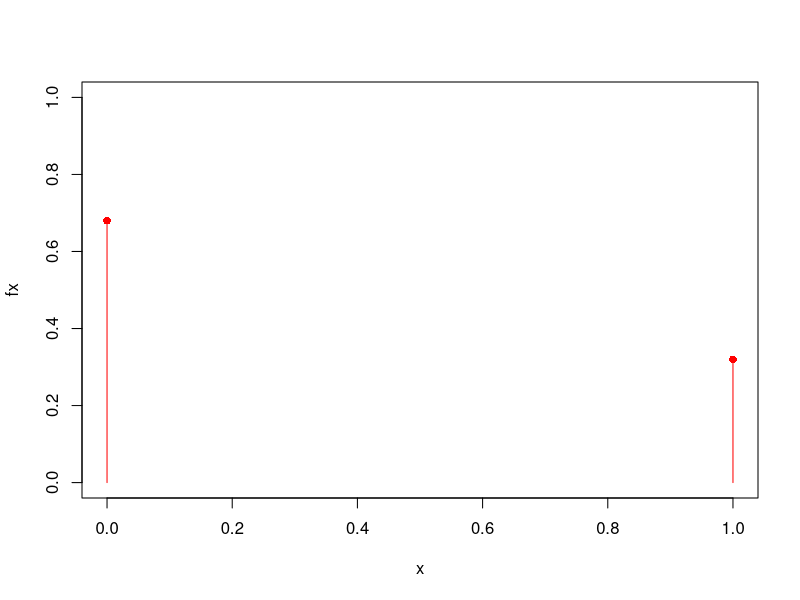
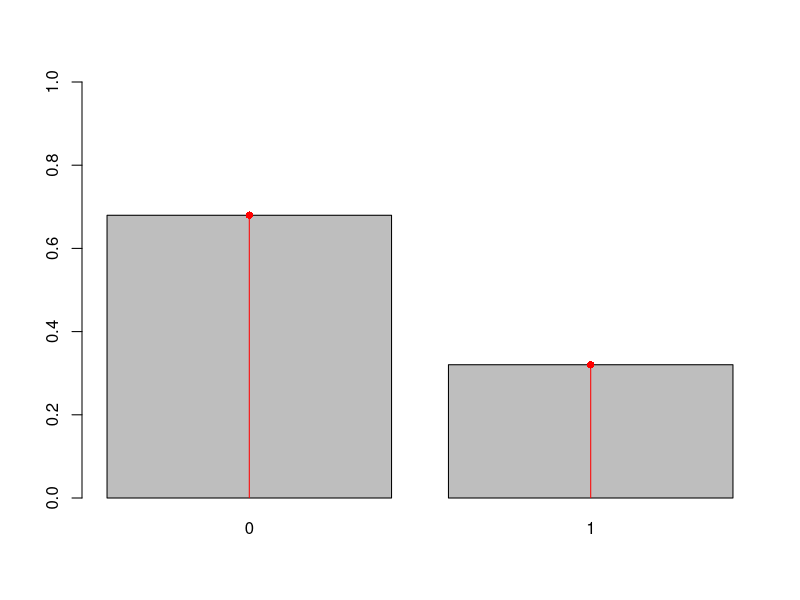
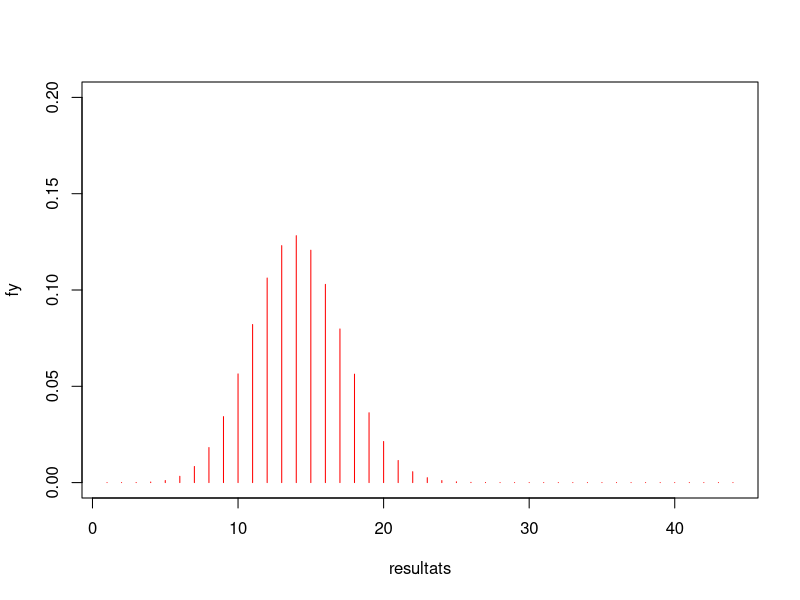
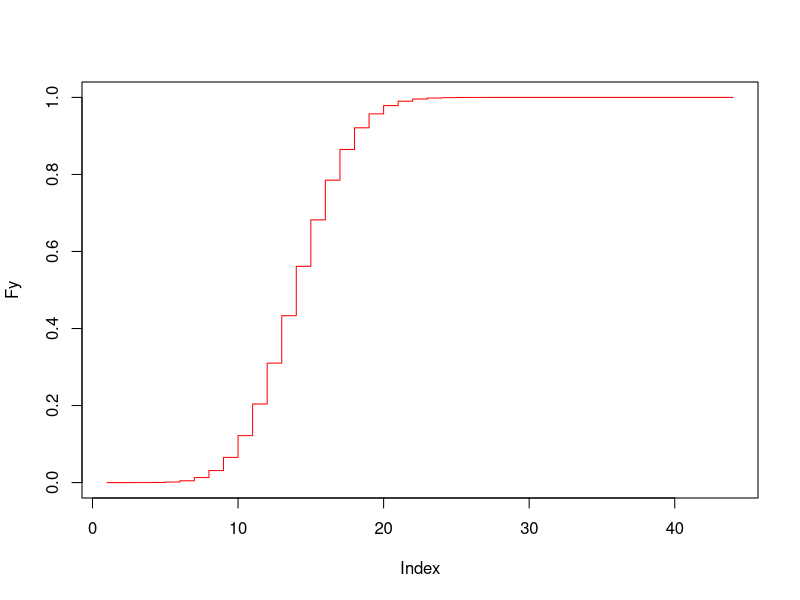
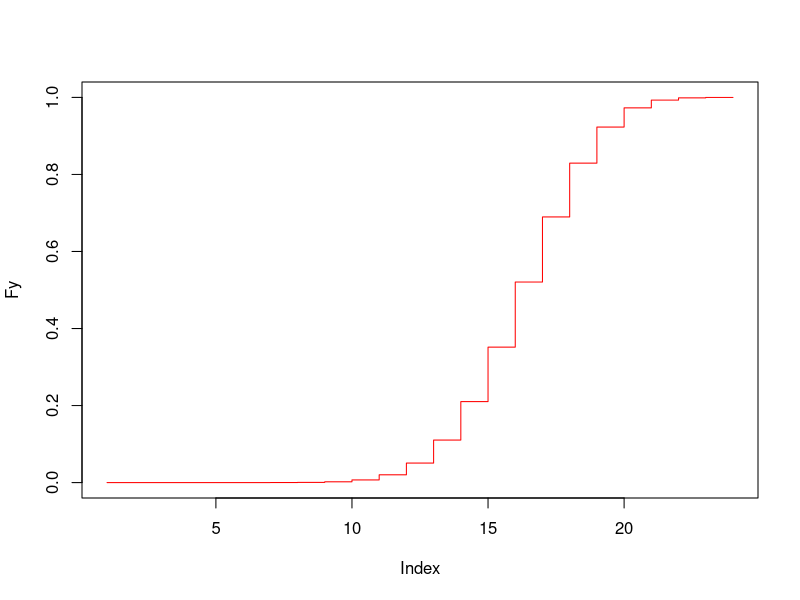

Reproduce these figures in R, in order.
#Solucion Pregunta 1
#Que tinguin mín 2 TV --> persones A Pi = 0.32
#Que tinguin màx una TV --> persones B Pi = 0.68

#ASSAIG DE BERNOULLI
x <- c(0,1)
fx <- c(0.68, 0.32)
fx[1]
fx[2]
#taula
cbind(x, fx)
#gràfic x-fx, entre els valors 0-1, tipus horitzontal i de color vermell
plot(x, fx, ylim=c(0,1), type="h", col="red")
#gràfic x-fx on veiem els punts (pch) de color vermell
points(x, fx, pch=16, col="red")


#construir una mostra aleatoria a n perosnes (replace true vol dir que quan entra una persona pot tornar a entrar mes tard)
n <- 400000
mostra <- sample(x, n, fx, replace=TRUE)
fi <- table(mostra)/n
fi
#freqüència relativa
br <- barplot(fi, ylim=c(0,1))
#funció de massa de probabilitat
lines(br, fx, ylim=c(0,1), type="h", col="red")
points(br, fx, pch=16, col="red")
#promitg (barplot)
xbar<- mean(mostra)
xbar
#valor esperat (punts)
mu <- sum(x*fx)
mu
#dades variança mostral
ssq <- var(mostra)
ssq
#variança de la funció massa de probabilitat
sigmasq <- sum((x-mu)^2*fx)
sigmasq
fx[1]*fx[2] #en bernoulli
#desviació típica de la funció massa de probabilitat
sqrt(sigmasq)





#EXERCICI
#apartat 1.
n <- 43
set.seed(123) #és aleatori pero igual per tothom x tenir mateixos resultats
mostra <- sample(x, n, fx, replace=TRUE)
mostra
#encuesta
y <- function(i){sum(sample(x, n, fx, replace=TRUE))}
y(1) #resultat d'una encuesta

#bucle en R
m <- 400000 #resultat de m encuestas de n=43
encuestas <- sapply(1:m, y)
fi <- table(encuestas)/m
data.frame(fi)

dbinom(13, 43, 0.32)

#taula de probaibilitats
resultats <- 1:43
fy <- dbinom(resultats, 43, 0.32)
tauladeprob <- cbind(resultats, fy)
tauladeprob
#solucio es el valor 13 de tauladeprob

#apartat 2.
n <- 44
resultats <- 1:44
fy <- dbinom(resultats, 44, 0.32)
tauladeprob <- cbind(resultats, fy)
plot(resultats,fy, type='h', col="red", ylim=c(0,0.2))

Fy <- cumsum(fy)     
tauladeprob <- cbind( resultats, fy, Fy)
tauladeprob
plot(Fy, type='s', col="red")

pbinom(17, 44, 0.32)

#apartat 3.
resultats <- 1:24
fy <- dbinom(resultats, 24, 0.68)
Fy <- cumsum(fy)
tauladeprob <- cbind(resultats, fy, Fy)
tauladeprob
mu <- sum(resultats*fy)
mu
sigmasq <- sum((resultats-mu)^2*fy)
qbinom (0.25, 24, 0.68)
sigmasq
plot(Fy, type='s', col="red")
